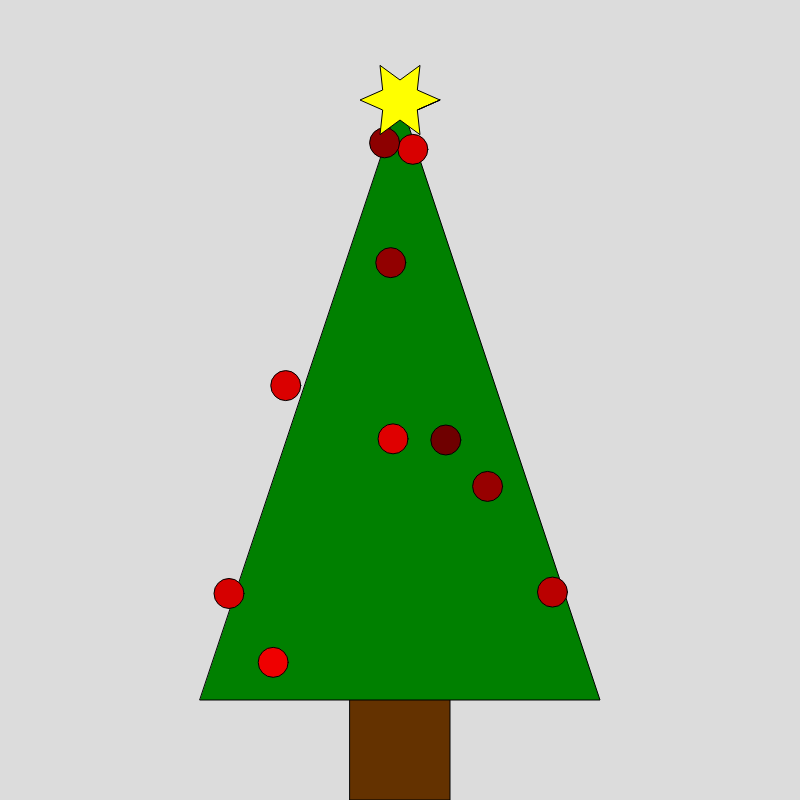
Frame 1 (no input)
Frame 60 (no input): identical to frame 1, image omitted
Frame 120 (the mouse pressed at the canvas centre since frame 60): identical to frame 1, image omitted

The p5.js sketch that drew this single still picture (run headless with seeded random() and noise() and a simulated clock; from frame 60 on, the mouse is pressed at the canvas centre):

// p5.js sketch
// ── sketch.js
let stamme;
let gran;
let kugler = [];
let stars;

function setup() {
  createCanvas(800, 800);
  stamme = new Stamme(350, 600, 100);
  gran = new Gran(
    width / 4,
    700,
    width / 4 + (width / 4) * 2,
    700,
    width / 2,
    100
  );

  for (let i = 0; i < 3; i++) {
    kugler.push(
      new Kugle(
        random(370, 430),
        random(110, 300),
        30,
        color(random(100, 255), 0, 0)
      )
    );
  }
  for (let i = 0; i < 4; i++) {
    kugler.push(
      new Kugle(
        random(270, 530),
        random(300, 500),
        30,
        color(random(100, 255), 0, 0)
      )
    );
  }
  for (let i = 0; i < 5; i++) {
    kugler.push(
      new Kugle(
        random(200, 600),
        random(500, 700),
        30,
        color(random(100, 255), 0, 0)
      )
    );
  }

  stars = new Stjerne(width / 2, 100, 20, 40, 6);
}

function draw() {
  background(220);
  stamme.show();
  gran.show();
  for (let i = 0; i < 10; i++) {
    kugler[i].show();
  }

  stars.show();
}

class Stamme {
  constructor(tx, ty, tw) {
    this.x = tx;
    this.y = ty;
    this.w = tw;
  }
  show() {
    fill(100, 50, 0);
    rect(this.x, this.y, this.w, this.w * 2);
  }
}

class Gran {
  constructor(x1, y1, x2, y2, x3, y3) {
    this.x1 = x1;
    this.y1 = y1;
    this.x2 = x2;
    this.y2 = y2;
    this.x3 = x3;
    this.y3 = y3;
  }
  show() {
    fill(0, 128, 0);
    triangle(this.x1, this.y1, this.x2, this.y2, this.x3, this.y3);
  }
}

class Kugle {
  constructor(x, y, r, c) {
    this.x = x;
    this.y = y;
    this.r = r;
    this.c = c;
  }

  show() {
    fill(this.c);
    circle(this.x, this.y, this.r);
  }
}

class Stjerne {
  constructor(x, y, radius1, radius2, npoints) {
    this.x = x;
    this.y = y;
    this.r1 = radius1;
    this.r2 = radius2;
    this.np = npoints;
  }
  show() {
    fill("yellow");
    star(this.x, this.y, this.r1, this.r2, this.np);
  }
}
function star(x, y, radius1, radius2, npoints) {
  let angle = TWO_PI / npoints;
  let halfAngle = angle / 2.0;
  beginShape();
  for (let a = 0; a < TWO_PI; a += angle) {
    let sx = x + cos(a) * radius2;
    let sy = y + sin(a) * radius2;
    vertex(sx, sy);
    sx = x + cos(a + halfAngle) * radius1;
    sy = y + sin(a + halfAngle) * radius1;
    vertex(sx, sy);
  }
  endShape(CLOSE);
}
